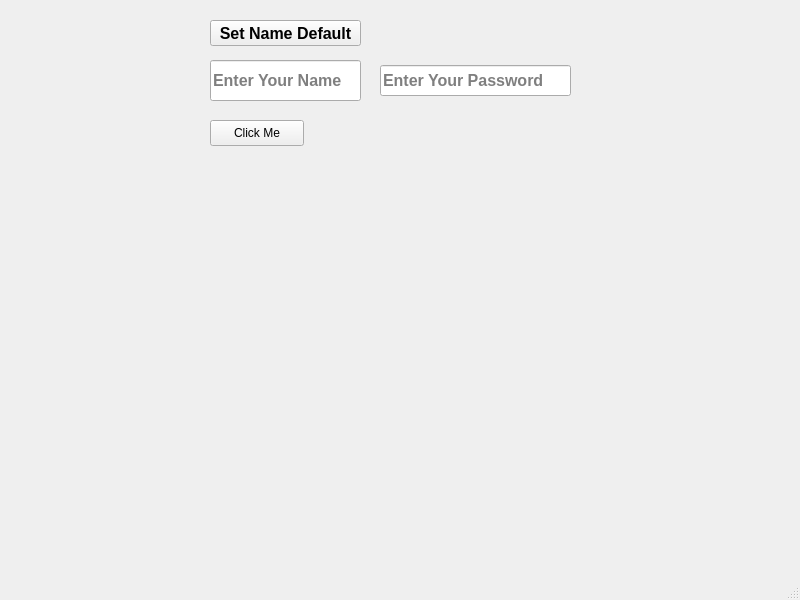
<?xml version="1.0" encoding="UTF-8"?>
<ui version="4.0">
 <class>MainWindow</class>
 <widget class="QMainWindow" name="MainWindow">
  <property name="geometry">
   <rect>
    <x>0</x>
    <y>0</y>
    <width>800</width>
    <height>600</height>
   </rect>
  </property>
  <property name="windowTitle">
   <string>MainWindow</string>
  </property>
  <widget class="QWidget" name="centralwidget">
   <widget class="QLineEdit" name="lineEdit_Test_Data_1">
    <property name="geometry">
     <rect>
      <x>210</x>
      <y>60</y>
      <width>151</width>
      <height>41</height>
     </rect>
    </property>
    <property name="font">
     <font>
      <pointsize>12</pointsize>
      <bold>true</bold>
     </font>
    </property>
    <property name="placeholderText">
     <string>Enter Your Name</string>
    </property>
   </widget>
   <widget class="QPushButton" name="pushButton">
    <property name="geometry">
     <rect>
      <x>210</x>
      <y>120</y>
      <width>94</width>
      <height>26</height>
     </rect>
    </property>
    <property name="text">
     <string>Click Me</string>
    </property>
   </widget>
   <widget class="QLineEdit" name="lineEdit_Password">
    <property name="geometry">
     <rect>
      <x>380</x>
      <y>65</y>
      <width>191</width>
      <height>31</height>
     </rect>
    </property>
    <property name="font">
     <font>
      <pointsize>12</pointsize>
      <bold>true</bold>
     </font>
    </property>
    <property name="echoMode">
     <enum>QLineEdit::EchoMode::Password</enum>
    </property>
    <property name="placeholderText">
     <string>Enter Your Password</string>
    </property>
   </widget>
   <widget class="QPushButton" name="pushButton_settext">
    <property name="geometry">
     <rect>
      <x>210</x>
      <y>20</y>
      <width>151</width>
      <height>26</height>
     </rect>
    </property>
    <property name="font">
     <font>
      <pointsize>12</pointsize>
      <bold>true</bold>
     </font>
    </property>
    <property name="text">
     <string>Set Name Default</string>
    </property>
   </widget>
  </widget>
  <widget class="QMenuBar" name="menubar">
   <property name="geometry">
    <rect>
     <x>0</x>
     <y>0</y>
     <width>800</width>
     <height>23</height>
    </rect>
   </property>
  </widget>
  <widget class="QStatusBar" name="statusbar"/>
 </widget>
 <resources/>
 <connections/>
</ui>
